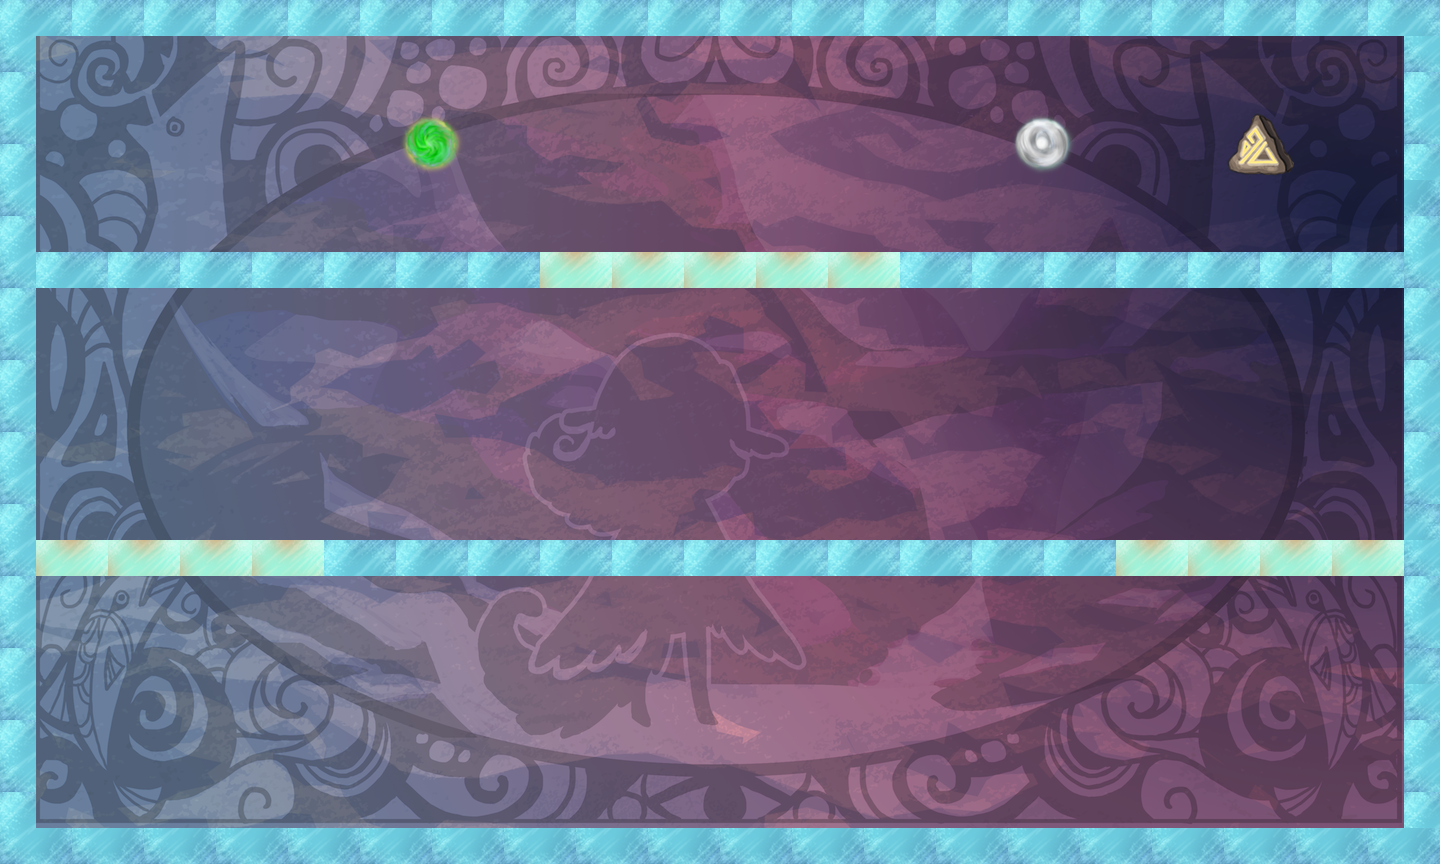

Below is a game level as drawn by its tile map, then a one-line description and the .tmx that defines it (tile-layer data replaced by summaries):
An orthogonal 40x24 tile map with 36x36 px tiles, 2 tile layers (bg, tiles), 20 tilesets.

<map version="1.0" orientation="orthogonal" width="40" height="24" tilewidth="36" tileheight="36">
 <properties>
  <property name="itemGoal" value="4" />
  <property name="itemSize" value="1" />
  <property name="playerLocation" value="!json! {&quot;x&quot;: 20, &quot;y&quot;:12 }" />
  <property name="tutorial" value="false" />
 </properties>
 <tileset firstgid="1" name="bg" tilewidth="1440" tileheight="864">
  <tileoffset x="-720" y="432" />
  <image source="../../../art/bg.png" width="1440" height="864" />
 </tileset>
 <tileset firstgid="2" name="redWall" tilewidth="36" tileheight="36">
  <image source="../../../art/redWall.png" width="72" height="72" />
  <tile id="0">
   <properties>
    <property name="bodyType" value="static" />
    <property name="collType" value="solid" />
    <property name="func" value="redWallCollision" />
    <property name="name" value="redWall" />
    <property name="physics:bounce" value="0" />
    <property name="physics:enabled" value="true" />
   </properties>
  </tile>
  <tile id="1">
   <properties>
    <property name="bodyType" value="static" />
    <property name="collType" value="solid" />
    <property name="func" value="redWallCollision" />
    <property name="name" value="redWall" />
    <property name="physics:bounce" value="0" />
    <property name="physics:enabled" value="true" />
   </properties>
  </tile>
  <tile id="2">
   <properties>
    <property name="bodyType" value="static" />
    <property name="collType" value="solid" />
    <property name="func" value="redWallCollision" />
    <property name="name" value="redWall" />
    <property name="physics:bounce" value="0" />
    <property name="physics:enabled" value="true" />
   </properties>
  </tile>
  <tile id="3">
   <properties>
    <property name="bodyType" value="static" />
    <property name="collType" value="solid" />
    <property name="func" value="redWallCollision" />
    <property name="name" value="redWall" />
    <property name="physics:bounce" value="0" />
    <property name="physics:enabled" value="true" />
   </properties>
  </tile>
 </tileset>
 <tileset firstgid="6" name="aura" tilewidth="72" tileheight="72">
  <image source="../../../art/aura.png" width="72" height="72" />
  <tile id="0">
   <properties>
    <property name="bodyType" value="static" />
    <property name="collType" value="passThru" />
    <property name="func" value="blueAuraCollision" />
    <property name="name" value="blueAura" />
    <property name="physics:bounce" value="0" />
    <property name="physics:enabled" value="true" />
   </properties>
  </tile>
 </tileset>
 <tileset firstgid="7" name="rune" tilewidth="72" tileheight="72">
  <image source="../../../art/rune.png" width="72" height="72" />
  <tile id="0">
   <properties>
    <property name="bodyType" value="static" />
    <property name="collType" value="passThru" />
    <property name="func" value="runeCollision" />
    <property name="name" value="rune" />
    <property name="physics:bounce" value="0" />
    <property name="physics:enabled" value="true" />
   </properties>
  </tile>
 </tileset>
 <tileset firstgid="8" name="key" tilewidth="72" tileheight="72">
  <image source="../../../art/antler.png" width="72" height="72" />
  <tile id="0">
   <properties>
    <property name="bodyType" value="static" />
    <property name="collType" value="passThru" />
    <property name="collectible" value="true" />
    <property name="func" value="keyCollision" />
    <property name="name" value="key" />
    <property name="physics:bounce" value="0" />
    <property name="physics:enabled" value="true" />
   </properties>
  </tile>
 </tileset>
 <tileset firstgid="9" name="blueWall" tilewidth="36" tileheight="36">
  <image source="../../../art/blueWall.png" width="72" height="72" />
  <tile id="0">
   <properties>
    <property name="bodyType" value="static" />
    <property name="collType" value="wall" />
    <property name="func" value="blueWallCollision" />
    <property name="name" value="blueWall" />
    <property name="physics:bounce" value="0" />
    <property name="physics:enabled" value="true" />
   </properties>
  </tile>
  <tile id="1">
   <properties>
    <property name="bodyType" value="static" />
    <property name="collType" value="wall" />
    <property name="func" value="blueWallCollision" />
    <property name="name" value="blueWall" />
    <property name="physics:bounce" value="0" />
    <property name="physics:enabled" value="true" />
   </properties>
  </tile>
  <tile id="2">
   <properties>
    <property name="bodyType" value="static" />
    <property name="collType" value="wall" />
    <property name="func" value="blueWallCollision" />
    <property name="name" value="blueWall" />
    <property name="physics:bounce" value="0" />
    <property name="physics:enabled" value="true" />
   </properties>
  </tile>
  <tile id="3">
   <properties>
    <property name="bodyType" value="static" />
    <property name="collType" value="wall" />
    <property name="func" value="blueWallCollision" />
    <property name="name" value="blueWall" />
    <property name="physics:bounce" value="0" />
    <property name="physics:enabled" value="true" />
   </properties>
  </tile>
 </tileset>
 <tileset firstgid="13" name="greenWall" tilewidth="36" tileheight="36">
  <image source="../../../art/greenWall.png" width="72" height="72" />
  <tile id="0">
   <properties>
    <property name="bodyType" value="static" />
    <property name="collType" value="solid" />
    <property name="func" value="greenWallCollision" />
    <property name="name" value="greenWall" />
    <property name="physics:bounce" value="0" />
    <property name="physics:enabled" value="static" />
   </properties>
  </tile>
  <tile id="1">
   <properties>
    <property name="bodyType" value="static" />
    <property name="collType" value="solid" />
    <property name="func" value="greenWallCollision" />
    <property name="name" value="greenWall" />
    <property name="physics:bounce" value="0" />
    <property name="physics:enabled" value="true" />
   </properties>
  </tile>
  <tile id="2">
   <properties>
    <property name="bodyType" value="static" />
    <property name="collType" value="solid" />
    <property name="func" value="greenWallCollision" />
    <property name="name" value="greenWall" />
    <property name="physics:bounce" value="0" />
    <property name="physics:enabled" value="true" />
   </properties>
  </tile>
  <tile id="3">
   <properties>
    <property name="bodyType" value="static" />
    <property name="collType" value="solid" />
    <property name="func" value="greenWallCollision" />
    <property name="name" value="greenWall" />
    <property name="physics:bounce" value="0" />
    <property name="physics:enabled" value="true" />
   </properties>
  </tile>
 </tileset>
 <tileset firstgid="17" name="lockedDoor" tilewidth="72" tileheight="72">
  <image source="../../../art/lockeddoor.png" width="72" height="72" />
  <tile id="0">
   <properties>
    <property name="bodyType" value="static" />
    <property name="collType" value="solid" />
    <property name="func" value="lockedDoorCollision" />
    <property name="name" value="lockedDoor" />
    <property name="physics:bounce" value="0" />
    <property name="physics:enabled" value="true" />
   </properties>
  </tile>
 </tileset>
 <tileset firstgid="18" name="runeblue" tilewidth="72" tileheight="72">
  <image source="../../../art/runeblue.png" width="72" height="72" />
  <tile id="0">
   <properties>
    <property name="bodyType" value="static" />
    <property name="collType" value="passThru" />
    <property name="func" value="runeCollision" />
    <property name="name" value="blueRune" />
    <property name="physics:bounce" value="0" />
    <property name="physics:enabled" value="true" />
   </properties>
  </tile>
 </tileset>
 <tileset firstgid="19" name="runegreen" tilewidth="72" tileheight="72">
  <image source="../../../art/runegreen.png" width="72" height="72" />
  <tile id="0">
   <properties>
    <property name="bodyType" value="static" />
    <property name="collType" value="passThru" />
    <property name="func" value="runeCollision" />
    <property name="name" value="greenRune" />
    <property name="physics:bounce" value="0" />
    <property name="physics:enabled" value="true" />
   </properties>
  </tile>
 </tileset>
 <tileset firstgid="20" name="runepink" tilewidth="72" tileheight="72">
  <image source="../../../art/runepink.png" width="72" height="72" />
  <tile id="0">
   <properties>
    <property name="bodyType" value="static" />
    <property name="collType" value="passThru" />
    <property name="func" value="runeCollision" />
    <property name="name" value="pinkRune" />
    <property name="physics:bounce" value="0" />
    <property name="physics:enabled" value="true" />
   </properties>
  </tile>
 </tileset>
 <tileset firstgid="21" name="runepurple" tilewidth="72" tileheight="72">
  <image source="../../../art/runepurple.png" width="72" height="72" />
  <tile id="0">
   <properties>
    <property name="bodyType" value="static" />
    <property name="collType" value="passThru" />
    <property name="func" value="runeCollision" />
    <property name="name" value="purpleRune" />
    <property name="physics:bounce" value="0" />
    <property name="physics:enabled" value="true" />
   </properties>
  </tile>
 </tileset>
 <tileset firstgid="22" name="runeyellow" tilewidth="72" tileheight="72">
  <image source="../../../art/runeyellow.png" width="72" height="72" />
  <tile id="0">
   <properties>
    <property name="bodyType" value="static" />
    <property name="collType" value="passThru" />
    <property name="func" value="runeCollision" />
    <property name="name" value="yellowRune" />
    <property name="physics:bounce" value="0" />
    <property name="physics:enabled" value="true" />
   </properties>
  </tile>
 </tileset>
 <tileset firstgid="23" name="greenAura1" tilewidth="72" tileheight="72">
  <image source="../../../art/greenaura1.png" width="72" height="72" />
  <tile id="0">
   <properties>
    <property name="bodyType" value="static" />
    <property name="collType" value="passThru" />
    <property name="func" value="greenAuraCollision" />
    <property name="name" value="greenAura" />
    <property name="physics:bounce" value="0" />
    <property name="physics:enabled" value="true" />
   </properties>
  </tile>
 </tileset>
 <tileset firstgid="24" name="greenAura2" tilewidth="72" tileheight="72">
  <image source="../../../art/greenaura2.png" width="72" height="72" />
  <tile id="0">
   <properties>
    <property name="bodyType" value="static" />
    <property name="collType" value="passThru" />
    <property name="func" value="greenAuraCollision" />
    <property name="name" value="greenAura" />
    <property name="physics:bounce" value="0" />
    <property name="physics:enabled" value="true" />
   </properties>
  </tile>
 </tileset>
 <tileset firstgid="25" name="whiteAura" tilewidth="72" tileheight="72">
  <image source="../../../art/whiteaura.png" width="72" height="72" />
  <tile id="0">
   <properties>
    <property name="bodyType" value="static" />
    <property name="collType" value="passThru" />
    <property name="func" value="whiteAuraCollision" />
    <property name="name" value="whiteAura" />
    <property name="physics:bounce" value="0" />
    <property name="physics:enabled" value="true" />
   </properties>
  </tile>
 </tileset>
 <tileset firstgid="26" name="redAura" tilewidth="72" tileheight="72">
  <image source="../../../art/redaura.png" width="72" height="72" />
  <tile id="0">
   <properties>
    <property name="bodyType" value="static" />
    <property name="collType" value="passThru" />
    <property name="func" value="redAuraCollision" />
    <property name="name" value="redAura" />
    <property name="physics:bounce" value="0" />
    <property name="physics:enabled" value="true" />
   </properties>
  </tile>
 </tileset>
 <tileset firstgid="27" name="redAura1" tilewidth="72" tileheight="72">
  <image source="../../../art/redaura1.png" width="72" height="72" />
  <tile id="0">
   <properties>
    <property name="bodyType" value="static" />
    <property name="collType" value="passThru" />
    <property name="func" value="redAuraCollision" />
    <property name="name" value="redAura" />
    <property name="physics:bounce" value="0" />
    <property name="physics:enabled" value="true" />
   </properties>
  </tile>
 </tileset>
 <tileset firstgid="28" name="redAura2" tilewidth="72" tileheight="72">
  <image source="../../../art/redaura2.png" width="72" height="72" />
  <tile id="0">
   <properties>
    <property name="bodyType" value="static" />
    <property name="collType" value="passThru" />
    <property name="func" value="redAuraCollision" />
    <property name="name" value="redAura" />
    <property name="physics:bounce" value="0" />
    <property name="physics:enabled" value="true" />
   </properties>
  </tile>
 </tileset>
 <tileset firstgid="29" name="blackWall" tilewidth="72" tileheight="72">
  <image source="../../../art/blackWall.png" width="72" height="72" />
 </tileset>
 <layer name="bg" width="40" height="24">
  <data>[960 cells, 1 non-empty, 1 distinct tile ids]</data>
 </layer>
 <layer name="tiles" width="40" height="24">
  <data>[960 cells, 203 non-empty, 9 distinct tile ids]</data>
 </layer>
</map>
